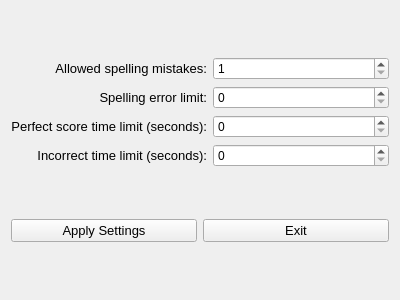
<?xml version="1.0" encoding="UTF-8"?>
<ui version="4.0">
 <class>Dialog</class>
 <widget class="QDialog" name="Dialog">
  <property name="geometry">
   <rect>
    <x>0</x>
    <y>0</y>
    <width>400</width>
    <height>300</height>
   </rect>
  </property>
  <property name="windowTitle">
   <string>Dialog</string>
  </property>
  <layout class="QVBoxLayout" name="verticalLayout">
   <item>
    <layout class="QGridLayout" name="gridLayout">
     <item row="0" column="0">
      <widget class="QLabel" name="label_2">
       <property name="font">
        <font>
         <pointsize>10</pointsize>
        </font>
       </property>
       <property name="toolTip">
        <string>&lt;html&gt;&lt;head/&gt;&lt;body&gt;&lt;p&gt;This is the number of spelling mistakes you can make whilst still maintaining the ability to get a perfect score.&lt;/p&gt;&lt;/body&gt;&lt;/html&gt;</string>
       </property>
       <property name="toolTipDuration">
        <number>-1</number>
       </property>
       <property name="text">
        <string>&lt;html&gt;&lt;head/&gt;&lt;body&gt;&lt;p align=&quot;right&quot;&gt;Allowed spelling mistakes:&lt;/p&gt;&lt;/body&gt;&lt;/html&gt;</string>
       </property>
      </widget>
     </item>
     <item row="1" column="0">
      <widget class="QLabel" name="label">
       <property name="font">
        <font>
         <pointsize>10</pointsize>
        </font>
       </property>
       <property name="toolTip">
        <string>&lt;html&gt;&lt;head/&gt;&lt;body&gt;&lt;p&gt;The number of spelling errors before your answer is marked as failed, moving onto the next card&lt;/p&gt;&lt;/body&gt;&lt;/html&gt;</string>
       </property>
       <property name="text">
        <string>&lt;html&gt;&lt;head/&gt;&lt;body&gt;&lt;p align=&quot;right&quot;&gt;Spelling error limit:&lt;/p&gt;&lt;/body&gt;&lt;/html&gt;</string>
       </property>
      </widget>
     </item>
     <item row="2" column="0">
      <widget class="QLabel" name="label_3">
       <property name="font">
        <font>
         <pointsize>10</pointsize>
        </font>
       </property>
       <property name="toolTip">
        <string>&lt;html&gt;&lt;head/&gt;&lt;body&gt;&lt;p&gt;The number of seconds that you must answer within in order to obtain a perfect score&lt;/p&gt;&lt;/body&gt;&lt;/html&gt;</string>
       </property>
       <property name="text">
        <string>&lt;html&gt;&lt;head/&gt;&lt;body&gt;&lt;p align=&quot;right&quot;&gt;Perfect score time limit (seconds):&lt;/p&gt;&lt;/body&gt;&lt;/html&gt;</string>
       </property>
      </widget>
     </item>
     <item row="3" column="0">
      <widget class="QLabel" name="label_4">
       <property name="font">
        <font>
         <pointsize>10</pointsize>
        </font>
       </property>
       <property name="toolTip">
        <string>&lt;html&gt;&lt;head/&gt;&lt;body&gt;&lt;p&gt;The number of seconds that you have to answer the question before its marked as failed and the next card is drawn.&lt;/p&gt;&lt;/body&gt;&lt;/html&gt;</string>
       </property>
       <property name="text">
        <string>&lt;html&gt;&lt;head/&gt;&lt;body&gt;&lt;p align=&quot;right&quot;&gt;Incorrect time limit (seconds):&lt;/p&gt;&lt;/body&gt;&lt;/html&gt;</string>
       </property>
      </widget>
     </item>
     <item row="0" column="1">
      <widget class="QSpinBox" name="allowed_errors">
       <property name="minimum">
        <number>1</number>
       </property>
       <property name="maximum">
        <number>300</number>
       </property>
      </widget>
     </item>
     <item row="1" column="1">
      <widget class="QSpinBox" name="error_limit"/>
     </item>
     <item row="2" column="1">
      <widget class="QSpinBox" name="perfect_time"/>
     </item>
     <item row="3" column="1">
      <widget class="QSpinBox" name="incorrect_limit"/>
     </item>
    </layout>
   </item>
   <item>
    <layout class="QHBoxLayout" name="horizontalLayout">
     <item>
      <widget class="QPushButton" name="applyBtn">
       <property name="font">
        <font>
         <pointsize>10</pointsize>
        </font>
       </property>
       <property name="text">
        <string>Apply Settings</string>
       </property>
       <property name="autoDefault">
        <bool>false</bool>
       </property>
      </widget>
     </item>
     <item>
      <widget class="QPushButton" name="exitBtn">
       <property name="font">
        <font>
         <pointsize>10</pointsize>
        </font>
       </property>
       <property name="text">
        <string>Exit</string>
       </property>
       <property name="autoDefault">
        <bool>false</bool>
       </property>
      </widget>
     </item>
    </layout>
   </item>
  </layout>
 </widget>
 <resources/>
 <connections/>
</ui>
